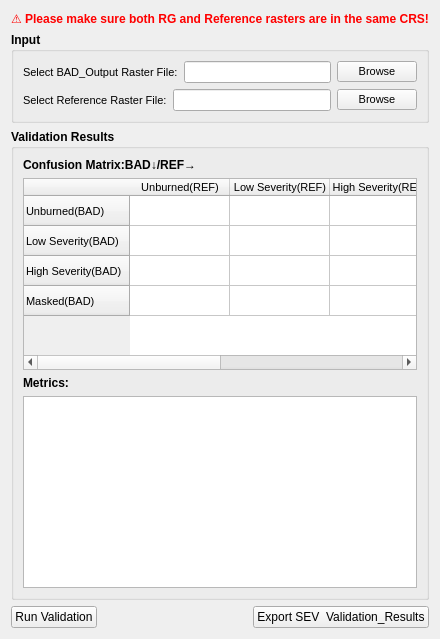
     <widget class="QWidget" name="tab_4">
      <attribute name="title">
       <string>BURN_SEVERITY_VALIDATION</string>
      </attribute>
      <layout class="QVBoxLayout" name="verticalLayoutValidation">
       <item>
        <widget class="QLabel" name="label_41">
         <property name="text">
          <string>&lt;html&gt;&lt;head/&gt;&lt;body&gt;&lt;p&gt;&lt;span style=&quot; font-weight:600; color:#ff0000;&quot;&gt;⚠️ Please make sure both RG and Reference rasters are in the same CRS!&lt;/span&gt;&lt;/p&gt;&lt;/body&gt;&lt;/html&gt;</string>
         </property>
        </widget>
       </item>
       <item>
        <widget class="QGroupBox" name="groupBoxInputFiles">
         <property name="font">
          <font>
           <pointsize>9</pointsize>
           <weight>75</weight>
           <bold>true</bold>
          </font>
         </property>
         <property name="title">
          <string>Input</string>
         </property>
         <layout class="QVBoxLayout" name="verticalLayoutInputFiles">
          <item>
           <layout class="QHBoxLayout" name="horizontalLayoutBADFile">
            <item>
             <widget class="QLabel" name="labelBADFile">
              <property name="font">
               <font>
                <pointsize>8</pointsize>
                <weight>50</weight>
                <bold>false</bold>
               </font>
              </property>
              <property name="text">
               <string>Select BAD_Output Raster File:</string>
              </property>
             </widget>
            </item>
            <item>
             <widget class="QLineEdit" name="lineEditBADFile"/>
            </item>
            <item>
             <widget class="QPushButton" name="buttonBrowseBADFile">
              <property name="font">
               <font>
                <pointsize>8</pointsize>
                <weight>50</weight>
                <bold>false</bold>
               </font>
              </property>
              <property name="text">
               <string>Browse</string>
              </property>
             </widget>
            </item>
           </layout>
          </item>
          <item>
           <layout class="QHBoxLayout" name="horizontalLayoutRefFile">
            <item>
             <widget class="QLabel" name="labelRefFile">
              <property name="font">
               <font>
                <pointsize>8</pointsize>
                <weight>50</weight>
                <bold>false</bold>
               </font>
              </property>
              <property name="text">
               <string>Select Reference Raster File:</string>
              </property>
             </widget>
            </item>
            <item>
             <widget class="QLineEdit" name="lineEditRefFile"/>
            </item>
            <item>
             <widget class="QPushButton" name="buttonBrowseRefFile">
              <property name="font">
               <font>
                <pointsize>8</pointsize>
                <weight>50</weight>
                <bold>false</bold>
               </font>
              </property>
              <property name="text">
               <string>Browse</string>
              </property>
             </widget>
            </item>
           </layout>
          </item>
         </layout>
        </widget>
       </item>
       <item>
        <widget class="QGroupBox" name="groupBoxValidationResults">
         <property name="font">
          <font>
           <pointsize>9</pointsize>
           <weight>75</weight>
           <bold>true</bold>
          </font>
         </property>
         <property name="title">
          <string>Validation Results</string>
         </property>
         <layout class="QVBoxLayout" name="verticalLayoutValidationResults">
          <item>
           <layout class="QGridLayout" name="gridLayoutConfusionMatrix">
            <item row="0" column="0">
             <widget class="QLabel" name="labelConfusionMatrix">
              <property name="text">
               <string>Confusion Matrix:BAD↓/REF→</string>
              </property>
             </widget>
            </item>
            <item row="1" column="0">
             <widget class="QTableWidget" name="tableWidgetConfusionMatrix">
              <property name="font">
               <font>
                <pointsize>8</pointsize>
                <weight>50</weight>
                <bold>false</bold>
               </font>
              </property>
              <property name="rowCount">
               <number>4</number>
              </property>
              <property name="columnCount">
               <number>4</number>
              </property>
              <row>
               <property name="text">
                <string>Unburned(BAD)</string>
               </property>
              </row>
              <row>
               <property name="text">
                <string>Low Severity(BAD)</string>
               </property>
              </row>
              <row>
               <property name="text">
                <string>High Severity(BAD)</string>
               </property>
              </row>
              <row>
               <property name="text">
                <string>Masked(BAD)</string>
               </property>
              </row>
              <column>
               <property name="text">
                <string>Unburned(REF)</string>
               </property>
              </column>
              <column>
               <property name="text">
                <string>Low Severity(REF)</string>
               </property>
              </column>
              <column>
               <property name="text">
                <string>High Severity(REF)</string>
               </property>
              </column>
              <column>
               <property name="text">
                <string>Masked(REF)</string>
               </property>
              </column>
             </widget>
            </item>
           </layout>
          </item>
          <item>
           <layout class="QGridLayout" name="gridLayoutMetrics">
            <item row="0" column="0">
             <widget class="QLabel" name="labelMetrics">
              <property name="text">
               <string>Metrics:</string>
              </property>
             </widget>
            </item>
            <item row="1" column="0">
             <widget class="QTextEdit" name="textEditMetrics">
              <property name="readOnly">
               <bool>true</bool>
              </property>
             </widget>
            </item>
           </layout>
          </item>
         </layout>
        </widget>
       </item>
       <item>
        <layout class="QHBoxLayout" name="horizontalLayoutRunValidation">
         <item>
          <widget class="QPushButton" name="buttonRunValidation">
           <property name="text">
            <string>Run Validation</string>
           </property>
          </widget>
         </item>
         <item>
          <spacer name="horizontalSpacer">
           <property name="orientation">
            <enum>Qt::Horizontal</enum>
           </property>
           <property name="sizeHint" stdset="0">
            <size>
             <width>0</width>
             <height>0</height>
            </size>
           </property>
          </spacer>
         </item>
         <item>
          <widget class="QPushButton" name="buttonExportSEVReport">
           <property name="text">
            <string>Export SEV  Validation_Results</string>
           </property>
          </widget>
         </item>
        </layout>
       </item>
      </layout>
     </widget>
